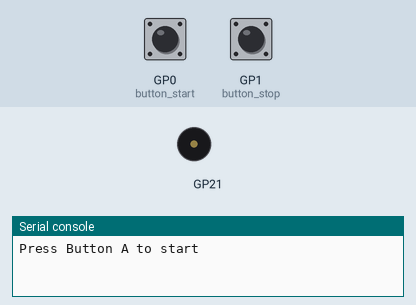
Recording of a program running on a simulated Raspberry Pi Pico running CircuitPython. Shown: buzzer (waves = sounding), the last lines printed to the serial console. Inputs (shaded band) come from the test bench; at power-on: GP1 (button_stop) HIGH, GP0 (button_start) HIGH.

Above: at 4.3 s.
4.4 s: GP1 (button_stop) pulled LOW for 3.2 s
13.1 s: GP0 (button_start) pulled LOW for 3.2 s
At 18.35 s:
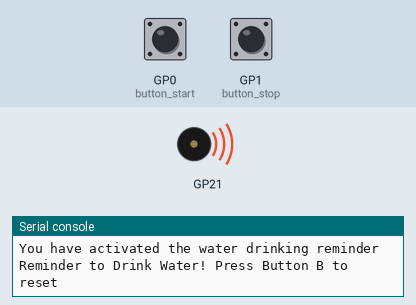
Timing chart, 0 to 18.8 s (numbered marks = the images above; inputs shaded):
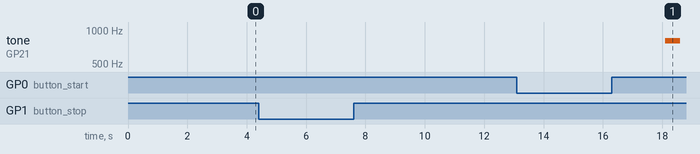

The program:

PROJECT_WATER_DRINKING_REMINDER.py
```python
import board, digitalio, time, simpleio

button_start = digitalio.DigitalInOut(board.GP0)
button_start.direction = digitalio.Direction.INPUT
button_start.pull = digitalio.Pull.UP

button_stop = digitalio.DigitalInOut(board.GP1)
button_stop.direction = digitalio.Direction.INPUT
button_stop.pull = digitalio.Pull.UP

buzzer_pin = board.GP21
buzzer_status = False

print("Press Button A to start")

while True:
    if not button_start.value:
        duration = 5
        end_time = time.monotonic() + duration
        print("You have activated the water drinking reminder")

        while time.monotonic() < end_time:
            pass

        print("Reminder to Drink Water! Press Button B to reset")
        buzzer_status = True

    if not button_stop.value:
        print("Timer reset")
        buzzer_status = False
        time.sleep(0.3)
        print("Press Button A to start")

    if buzzer_status:
        simpleio.tone(buzzer_pin, 800, 0.5)
        simpleio.tone(buzzer_pin, 0, 0.5)
```

Measured:
- after the input at 13.1 s, tone on GP21: silent → 800 Hz after 5.0 s, → silent 0.50 s later
